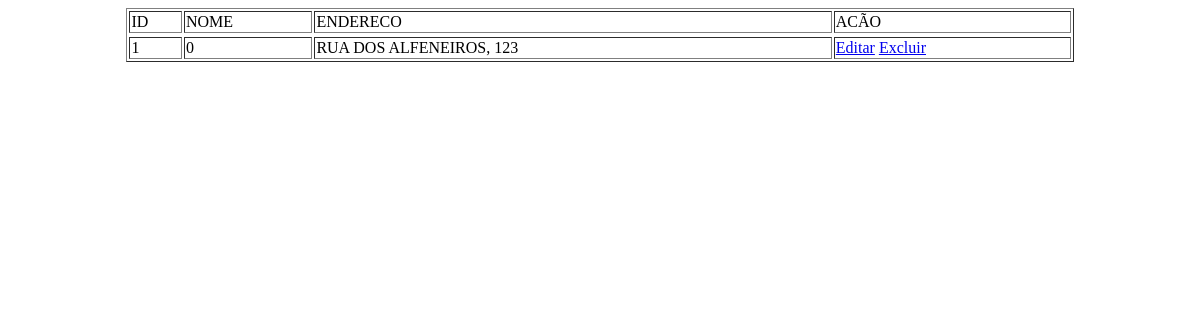
Page /inc.filial.php on the earlier database version.
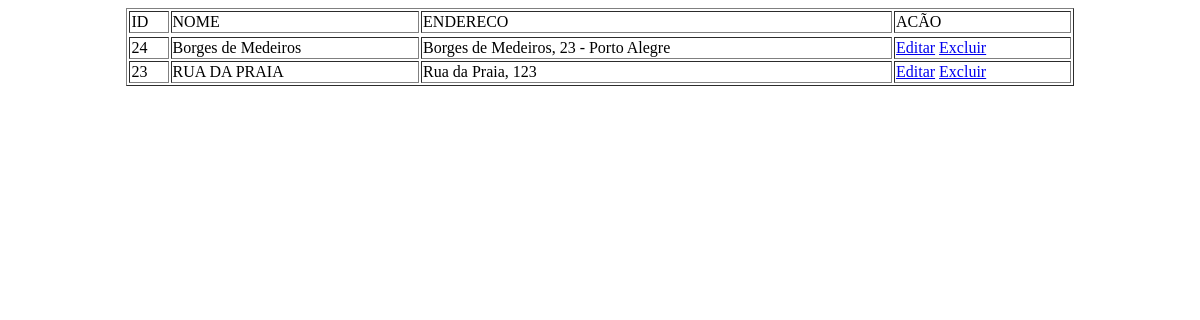
Same page on the later database version.
### tables this page shows
CREATE TABLE `filial` (
  `id_filial` int(5) NOT NULL,
  `nome` varchar(255) DEFAULT NULL,
  `ende` varchar(255) DEFAULT NULL
);

### inc.filial.php (the view)
<?php
    require_once('inc.connect.php');
?>
<!DOCTYPE html>
<html lang="en">
<body>
<table border="1" style="width: 80%; margin-left: 10%">
    <tr>
        <td> ID </td>
        <td> NOME </td>
        <td> ENDERECO </td>
        <td> ACÃO </td>
    <tr>
    <?php
        $query = 'SELECT id_filial, nome, ende
        FROM filial
        ORDER BY nome';
        $res = mysql_query($query, $link);
        $qtd = mysql_num_rows($res);
        if( $qtd > 0 ){
            while($linha = mysql_fetch_assoc($res)){
                echo '<tr>';
                echo '<td>'.$linha['id_filial'].'</td>';
                echo '<td>'.$linha['nome'].'</td>';
                echo '<td>'.$linha['ende'].'</td>';
                echo '<td>
                    <a href="#">Editar</a>
                    <a href="#">Excluir</a>
                    </td>';
                echo '</tr>';
            }
        } else {
            echo '<tr>';
            echo "Não possui produtos cadastrados";
            echo '</tr>';
        }
    ?>
</body>
</html>

Differences in the rows shown:
removed filial: id_filial "1", nome "0", ende "RUA DOS ALFENEIROS, 123"
added filial: id_filial "24", nome "Borges de Medeiros", ende "Borges de Medeiros, 23 - Porto Alegre"
added filial: id_filial "23", nome "RUA DA PRAIA", ende "Rua da Praia, 123"
